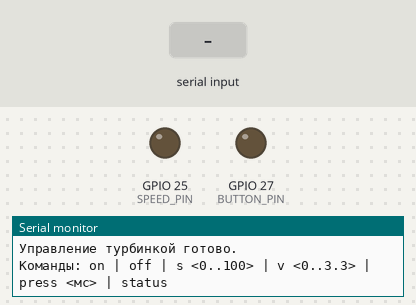
A sketch run on a simulated ESP32-S3. Shown: output pins drawn as LEDs (lit = HIGH), the last lines printed to the serial monitor. The inputs (shaded band) are chosen by the test bench.

Above: at 1.5 s.
1.6 s: "on\n" received over Serial
At 1.7 s:
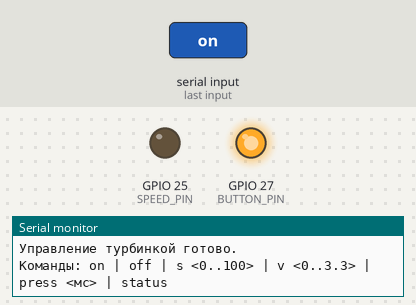
3.3 s: "s 90\n" received over Serial
At 4.5 s:
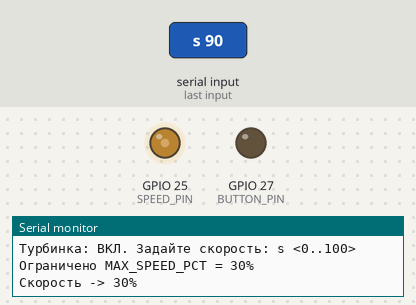
5.5 s: "v 90\n" received over Serial
At 6.4 s:
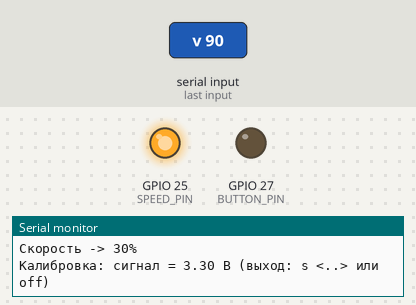
7.0 s: "press 90\n" received over Serial
At 7.5 s:
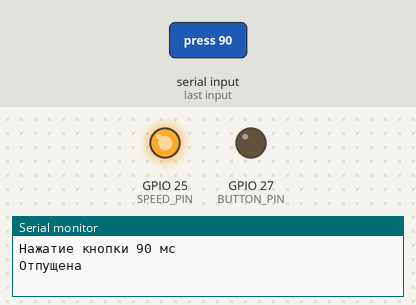
Timing chart, 0 to 9.5 s (numbered marks = the images above; inputs shaded):
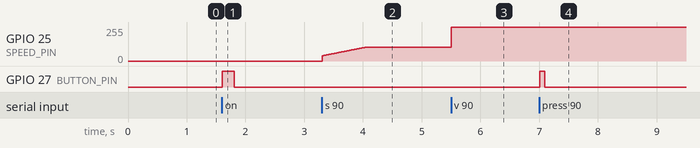

The sketch:

impeller_esp32_prototype.ino
```cpp
/*
 * Управление турбинкой 12 В 120 000 об/мин (вариант с потенциометром и кнопкой)
 * Плата: ESP32 DevKit (классический ESP32, ЦАП на GPIO25)
 * Arduino IDE: Tools -> Board -> "ESP32 Dev Module", Upload Speed 115200
 *
 * ПОДКЛЮЧЕНИЕ
 *   Красный провод турбинки   -> +12 В (аккумулятор 3S через предохранитель 15–20 А)
 *   Чёрный провод турбинки    -> −12 В  И  GND ESP32 (общая земля обязательна!)
 *   Потенциометр отпаян:
 *     средний провод          -> GPIO25 через резистор 1 кОм   (сигнал скорости)
 *     земляной провод         -> GND
 *     опорный провод (3,3–5В) -> НИКУДА, заизолировать
 *   Кнопка (через MOSFET 2N7000, ножки S-G-D слева направо, плоской стороной к себе):
 *     D (сток)                -> сигнальный провод кнопки
 *     S (исток)               -> GND
 *     G (затвор)              -> GPIO27 через 220 Ом, плюс 10–100 кОм с затвора на GND
 *     земляной провод кнопки  -> GND
 *
 * КОМАНДЫ (Serial Monitor, 115200 бод, окончание строки "New Line"):
 *   on            — включить (длинное нажатие кнопки), после этого можно задавать скорость
 *   off           — плавно остановить и выключить
 *   s <0..100>    — скорость в процентах, например: s 40
 *   v <0..3.3>    — напрямую задать напряжение сигнала (калибровка), сбрасывается командой s/off
 *   press <мс>    — «нажать» кнопку на заданное время, например: press 1500
 *   status        — текущее состояние
 */

#include <Arduino.h>

// ======================= НАСТРОЙКИ =======================

// Сигнал скорости
#define USE_DAC          1      // 1 = ЦАП на GPIO25 (ровное напряжение 0–3,3 В)
                                // 0 = ШИМ на GPIO25 (если контроллер ждёт ШИМ или у вас ESP32-S3/C3)
const int   SPEED_PIN      = 25;
const int   PWM_FREQ       = 1000;  // для USE_DAC 0: пробуйте 1000, затем 20000
const int   PWM_BITS       = 8;

// Калибровка: подставьте значения из своих замеров (команда v)
const float V_STOP         = 0.0;   // напряжение «стоп»
const float V_MIN          = 0.5;   // напряжение, при котором мотор начинает крутиться
const float V_MAX          = 3.3;   // напряжение для максимума (не больше 3.3)
const bool  INVERT_SPEED   = false; // true, если у контроллера 0 В = максимум

// Кнопка через 2N7000 (HIGH на GPIO27 = кнопка нажата)
const bool  USE_BUTTON     = true;  // false, если включаете кнопкой руками
const int   BUTTON_PIN     = 27;
const int   BUTTON_LONG_MS = 200;   // короткое нажатие (нажал-отпустил); подберите командой press
const int   BOOT_DELAY_MS  = 1000;  // пауза после включения перед разгоном

// Ограничения
const int   MAX_SPEED_PCT  = 30;    // для первых тестов 30; потом можно 100
const float RAMP_PCT_PER_S = 40.0;  // скорость плавного разгона/торможения, %/с

// =========================================================

bool  fanOn          = false;
bool  manualVoltage  = false;  // режим калибровки (команда v)
float manualVolts    = 0;
float targetPct      = 0;
float currentPct     = 0;
unsigned long lastRampMs = 0;
String rx;

// ---------- низкий уровень ----------

void writeSignalVolts(float v) {
  v = constrain(v, 0.0f, 3.3f);
  if (INVERT_SPEED) v = 3.3f - v;
#if USE_DAC
  dacWrite(SPEED_PIN, (uint8_t)(v / 3.3f * 255.0f + 0.5f));
#else
  ledcWrite(SPEED_PIN, (uint32_t)(v / 3.3f * ((1 << PWM_BITS) - 1) + 0.5f));
#endif
}

void applySpeedPct(float pct) {
  if (pct <= 0.0f) writeSignalVolts(V_STOP);
  else             writeSignalVolts(V_MIN + (V_MAX - V_MIN) * pct / 100.0f);
}

void pressButton(int ms) {
  if (!USE_BUTTON) {
    Serial.println("Кнопка отключена (USE_BUTTON = false)");
    return;
  }
  digitalWrite(BUTTON_PIN, HIGH);   // MOSFET открыт = кнопка нажата
  delay(ms);
  digitalWrite(BUTTON_PIN, LOW);    // отпущена
}

// ---------- высокий уровень ----------

void impellerOn() {
  if (fanOn) { Serial.println("Уже включена"); return; }
  manualVoltage = false;
  currentPct = targetPct = 0;
  applySpeedPct(0);
  pressButton(BUTTON_LONG_MS);
  delay(BOOT_DELAY_MS);
  fanOn = true;
  Serial.println("Турбинка: ВКЛ. Задайте скорость: s <0..100>");
}

void impellerOff() {
  manualVoltage = false;
  targetPct = 0;
  while (currentPct > 0) {          // плавное торможение
    currentPct = max(0.0f, currentPct - RAMP_PCT_PER_S * 0.02f);
    applySpeedPct(currentPct);
    delay(20);
  }
  applySpeedPct(0);
  if (fanOn) {
    delay(300);
    pressButton(BUTTON_LONG_MS);
  }
  fanOn = false;
  Serial.println("Турбинка: ВЫКЛ");
}

void setSpeed(float pct) {
  manualVoltage = false;
  targetPct = constrain(pct, 0.0f, (float)MAX_SPEED_PCT);
  if (pct > MAX_SPEED_PCT)
    Serial.printf("Ограничено MAX_SPEED_PCT = %d%%\n", MAX_SPEED_PCT);
  Serial.printf("Скорость -> %.0f%%\n", targetPct);
}

void rampUpdate() {
  unsigned long now = millis();
  float dt = (now - lastRampMs) / 1000.0f;
  lastRampMs = now;

  if (manualVoltage) { writeSignalVolts(manualVolts); return; }

  float goal = fanOn ? targetPct : 0;
  float step = RAMP_PCT_PER_S * dt;
  if (currentPct < goal)      currentPct = min(goal, currentPct + step);
  else if (currentPct > goal) currentPct = max(goal, currentPct - step);
  applySpeedPct(currentPct);
}

// ---------- команды ----------

void handleCommand(String cmd) {
  cmd.trim();
  cmd.toLowerCase();
  if (cmd.length() == 0) return;

  if (cmd == "on") impellerOn();
  else if (cmd == "off") impellerOff();
  else if (cmd.startsWith("s ")) {
    if (!fanOn) { Serial.println("Сначала введите: on"); return; }
    setSpeed(cmd.substring(2).toFloat());
  }
  else if (cmd.startsWith("v ")) {
    manualVolts = constrain(cmd.substring(2).toFloat(), 0.0f, 3.3f);
    manualVoltage = true;
    currentPct = targetPct = 0;
    Serial.printf("Калибровка: сигнал = %.2f В (выход: s <..> или off)\n", manualVolts);
  }
  else if (cmd.startsWith("press ")) {
    int ms = cmd.substring(6).toInt();
    Serial.printf("Нажатие кнопки %d мс\n", ms);
    pressButton(ms);
    Serial.println("Отпущена");
  }
  else if (cmd == "status") {
    Serial.printf("fanOn=%d, скорость: цель %.0f%%, сейчас %.0f%%, калибровка=%d (%.2f В)\n",
                  fanOn, targetPct, currentPct, manualVoltage, manualVolts);
  }
  else Serial.println("Команды: on | off | s <0..100> | v <0..3.3> | press <мс> | status");
}

// ---------- setup / loop ----------

void setup() {
  // кнопку отпускаем как можно раньше, чтобы при старте ничего не «нажалось»
  pinMode(BUTTON_PIN, OUTPUT);
  digitalWrite(BUTTON_PIN, LOW);

  Serial.begin(115200);

#if !USE_DAC
  ledcAttach(SPEED_PIN, PWM_FREQ, PWM_BITS);   // Arduino-ESP32 core 3.x
#endif
  writeSignalVolts(V_STOP);

  lastRampMs = millis();
  delay(300);
  Serial.println("\nУправление турбинкой готово.");
  Serial.println("Команды: on | off | s <0..100> | v <0..3.3> | press <мс> | status");
}

void loop() {
  while (Serial.available()) {
    char c = Serial.read();
    if (c == '\n' || c == '\r') { handleCommand(rx); rx = ""; }
    else rx += c;
  }
  rampUpdate();
  delay(10);
}
```

Measured:
- after the input at 1.6 s, GPIO 27 (BUTTON_PIN): LOW → HIGH at once, → LOW 0.20 s later
- after the input at 3.3 s, GPIO 25 (SPEED_PIN): moves from 0/255 to 104/255 over 0.74 s, starting at once
- after the input at 5.5 s, GPIO 25 (SPEED_PIN): 104/255 → 255/255 at once
- after the input at 7.0 s, GPIO 27 (BUTTON_PIN): LOW → HIGH at once, → LOW 0.09 s later
